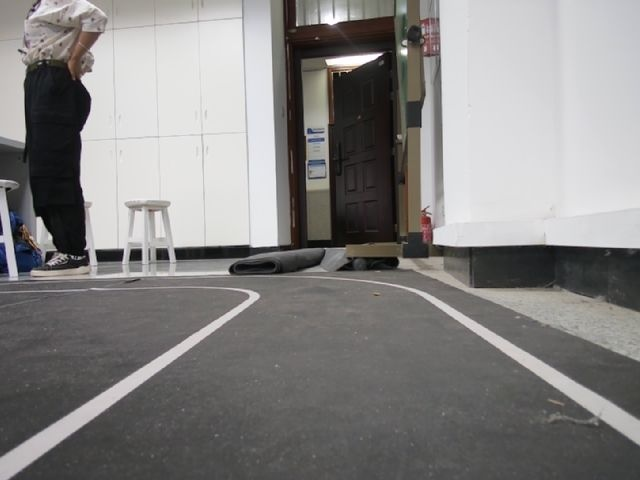
#> input picture calibration_image.jpg, 640 x 480 px
$ python test_atlas_inference.py -i calibration_image.jpg
#> lines starting #> are read from the running program, lines starting #| are printed output that depends on the picture; after the words box and inside, x2 and y2 are one past the last pixel; in counts of white or black regions, pixels touching at a corner belong together
#!/usr/bin/env python3
"""
单张图片推理测试脚本 (模拟Atlas NPU推理流程)

此脚本用于在开发环境中测试推理流程，无需真实的Atlas硬件。
模拟了atlas_single_image_inference.py的完整流程。
"""

import os
import sys
import cv2
import time
import numpy as np
import argparse
from pathlib import Path

# ---------------------------------------------------------------------------------
# --- 🚀🚀🚀 完美匹配的预处理 (与Atlas脚本完全一致) 🚀🚀🚀 ---
# ---------------------------------------------------------------------------------

def preprocess_matched_resolution(img_bgr, target_width=640, target_height=360, dtype=np.float16):
    """
    图片预处理，与atlas_single_image_inference.py完全一致
    """
    # 1. 调整尺寸到模型输入要求
    height, width = img_bgr.shape[:2]
    if width != target_width or height != target_height:
        print(f"📏 Resize: {width}×{height} → {target_width}×{target_height}")
        img_bgr = cv2.resize(img_bgr, (target_width, target_height), interpolation=cv2.INTER_LINEAR)
    else:
        print(f"🎯 完美匹配: {width}×{height} = {target_width}×{target_height}，无需resize!")

    # 2. 转换颜色通道 (BGR → RGB)
    img_rgb = cv2.cvtColor(img_bgr, cv2.COLOR_BGR2RGB)

    # 3. 转换数据类型 (uint8 → float16，保持[0-255]范围)
    img_typed = img_rgb.astype(dtype)

    # 4. 转换为CHW格式并添加batch维度 (H,W,C) → (1,C,H,W)
    img_transposed = np.transpose(img_typed, (2, 0, 1))
    return np.ascontiguousarray(img_transposed[np.newaxis, :, :, :])

# ---------------------------------------------------------------------------------
# --- 🚀🚀🚀 极简后处理 (与Atlas脚本完全一致) 🚀🚀🚀 ---
# ---------------------------------------------------------------------------------

def postprocess_matched_resolution(output_tensor, original_width, original_height):
    """
    后处理，与atlas_single_image_inference.py完全一致
    """
    # 1. Argmax获取分割掩码 (1, num_classes, H, W) → (H, W)
    pred_mask = np.argmax(output_tensor, axis=1).squeeze()

    # 2. 转换为可视化格式 (0/1 → 0/255)
    vis_mask = (pred_mask * 255).astype(np.uint8)

    # 3. 如果需要，resize回原始尺寸
    model_height, model_width = vis_mask.shape
    if original_width != model_width or original_height != model_height:
        print(f"📐 Resize back: {model_width}×{model_height} → {original_width}×{original_height}")
        vis_mask = cv2.resize(vis_mask, (original_width, original_height), interpolation=cv2.INTER_NEAREST)
    else:
        print(f"🎯 输出尺寸匹配: {model_width}×{model_height} = {original_width}×{original_height}")

    return vis_mask

# ---------------------------------------------------------------------------------
# --- 🎨 可视化生成 (与Atlas脚本完全一致) ---
# ---------------------------------------------------------------------------------

def create_visualization(original_img, mask, alpha=0.5):
    """创建车道线分割可视化图像"""
    # 创建绿色覆盖层
    green_overlay = np.zeros_like(original_img, dtype=np.uint8)
    green_overlay[mask > 0] = [0, 255, 0]  # BGR格式的绿色

    # 融合原图和覆盖层
    vis_img = cv2.addWeighted(original_img, 1.0, green_overlay, alpha, 0)

    return vis_img

# ---------------------------------------------------------------------------------
# --- 🤖 模拟Atlas NPU推理 ---
# ---------------------------------------------------------------------------------

class MockInferSession:
    """模拟Atlas InferSession，用于测试"""

    def __init__(self, device_id, model_path):
        self.device_id = device_id
        self.model_path = model_path
        print(f"🤖 模拟加载模型: {model_path} (设备: {device_id})")
        time.sleep(0.1)  # 模拟加载时间

    def infer(self, inputs):
        """模拟推理，生成随机的车道线分割结果"""
        input_tensor = inputs[0]
        batch, channels, height, width = input_tensor.shape

        # 模拟NPU推理时间
        time.sleep(0.001)  # 1ms模拟推理时间

        # 生成模拟的分割结果 (2个类别: 背景和车道线)
        # 创建一些简单的车道线模式
        output = np.zeros((batch, 2, height, width), dtype=np.float32)

        # 背景类别 (索引0)
        output[:, 0, :, :] = 0.8

        # 车道线类别 (索引1) - 创建两条垂直的车道线
        lane_width = 20
        left_lane_center = width // 3
        right_lane_center = 2 * width // 3

        # 左车道线
        output[:, 1, :, left_lane_center-lane_width//2:left_lane_center+lane_width//2] = 0.9
        # 右车道线
        output[:, 1, :, right_lane_center-lane_width//2:right_lane_center+lane_width//2] = 0.9

        # 背景区域对应降低
        output[:, 0, :, left_lane_center-lane_width//2:left_lane_center+lane_width//2] = 0.1
        output[:, 0, :, right_lane_center-lane_width//2:right_lane_center+lane_width//2] = 0.1

        return [output]

# ---------------------------------------------------------------------------------
# --- 📊 性能分析 (与Atlas脚本完全一致) ---
# ---------------------------------------------------------------------------------

def print_performance_analysis(times_dict, input_shape, model_path):
    """打印详细的性能分析报告"""
    total_time = sum(times_dict.values())

    print("\n" + "="*60)
    print("🤖 模拟Atlas NPU 单张图片推理性能分析")
    print("="*60)
    print(f"🧠 模型: {Path(model_path).name}")
    print(f"📏 输入尺寸: {input_shape[3]}×{input_shape[2]} (W×H)")
    print(f"🎯 数据类型: {str(input_shape).split('.')[-1].upper()}")
    print(f"⚠️  注意: 这是模拟推理，非真实Atlas性能")
    print("-"*60)

    for stage, time_ms in times_dict.items():
        percentage = (time_ms / total_time) * 100
        print(f"⏱️  {stage:12}: {time_ms:6.1f}ms ({percentage:5.1f}%)")

    print("-"*60)
    print(f"🏁 总耗时: {total_time:.1f}ms")
    print(f"⚡ 理论FPS: {1000/total_time:.1f}")
    print("="*60)

# ---------------------------------------------------------------------------------
# --- 📱 主推理函数 (与Atlas脚本流程完全一致) ---
# ---------------------------------------------------------------------------------

def test_inference_single_image(image_path, model_path="mock_model.om", device_id=0, save_visualization=True, save_mask=False):
    """
    测试单张图片推理流程（模拟Atlas）
    """
    # 验证输入文件
    if not os.path.exists(image_path):
        raise FileNotFoundError(f"输入图片不存在: {image_path}")

    print(f"🖼️  加载图片: {image_path}")

    # 1. 加载图片
    load_start = time.time()
    img_bgr = cv2.imread(image_path)
    if img_bgr is None:
        raise ValueError(f"无法读取图片: {image_path}")

    original_height, original_width = img_bgr.shape[:2]
    load_time = (time.time() - load_start) * 1000

    print(f"📏 原始尺寸: {original_width}×{original_height}")

    # 2. 加载模型 (模拟)
    print(f"🧠 模拟加载模型: {model_path}")
    model_start = time.time()
    model = MockInferSession(device_id, model_path)
    model_load_time = (time.time() - model_start) * 1000
    print(f"✅ 模型加载完成 ({model_load_time:.1f}ms)")

    # 3. 预处理
    print("🔄 开始预处理...")
    preprocess_start = time.time()
    input_data = preprocess_matched_resolution(img_bgr, dtype=np.float16)
    preprocess_time = (time.time() - preprocess_start) * 1000

    print(f"📊 输入张量形状: {input_data.shape}")
    print(f"📊 数据类型: {input_data.dtype}")

    # 4. NPU推理 (模拟)
    print("🤖 开始模拟NPU推理...")
    inference_start = time.time()
    outputs = model.infer([input_data])
    inference_time = (time.time() - inference_start) * 1000

    print(f"📊 输出张量形状: {outputs[0].shape}")

    # 5. 后处理
    print("🔄 开始后处理...")
    postprocess_start = time.time()
    lane_mask = postprocess_matched_resolution(outputs[0], original_width, original_height)
    postprocess_time = (time.time() - postprocess_start) * 1000

    # 6. 保存结果
    save_start = time.time()
    results = {}

    if save_mask:
        mask_path = image_path.replace('.', '_test_mask.')
        cv2.imwrite(mask_path, lane_mask)
        results['mask_path'] = mask_path
        print(f"💾 分割掩码已保存: {mask_path}")

    if save_visualization:
        vis_img = create_visualization(img_bgr, lane_mask)
        vis_path = image_path.replace('.', '_test_result.')
        cv2.imwrite(vis_path, vis_img)
        results['visualization_path'] = vis_path
        print(f"💾 可视化结果已保存: {vis_path}")

    save_time = (time.time() - save_start) * 1000

    # 7. 性能分析
    times_dict = {
        "图片加载": load_time,
        "模型加载": model_load_time,
        "CPU预处理": preprocess_time,
        "模拟推理": inference_time,
        "CPU后处理": postprocess_time,
        "结果保存": save_time
    }

    print_performance_analysis(times_dict, input_data.shape, model_path)

    # 8. 统计车道线像素
    lane_pixels = np.sum(lane_mask > 0)
    total_pixels = lane_mask.shape[0] * lane_mask.shape[1]
    lane_ratio = (lane_pixels / total_pixels) * 100

    print(f"\n📈 检测结果统计:")
    print(f"🛣️  车道线像素: {lane_pixels:,} / {total_pixels:,} ({lane_ratio:.2f}%)")

    results.update({
        'lane_pixels': lane_pixels,
        'total_pixels': total_pixels,
        'lane_ratio': lane_ratio,
        'performance': times_dict
    })

    return results

# ---------------------------------------------------------------------------------
# --- 📱 命令行接口 ---
# ---------------------------------------------------------------------------------

def main():
    parser = argparse.ArgumentParser(description="测试Atlas NPU单张图片推理流程 (模拟)")
    parser.add_argument("--input", "-i", required=True, help="输入图片路径")
    parser.add_argument("--output", "-o", help="输出可视化图片路径（可选）")
    parser.add_argument("--save_mask", help="保存分割掩码路径（可选）")
    parser.add_argument("--model", "-m",
                       default="mock_fast_scnn_model.om",
                       help="模拟模型路径")
    parser.add_argument("--device", "-d", type=int, default=0, help="模拟NPU设备ID")
    parser.add_argument("--no_vis", action="store_true", help="不保存可视化结果，仅推理")

    args = parser.parse_args()

    try:
        print("🤖 模拟Atlas NPU 单张图片车道线分割推理测试")
        print("=" * 50)
        print("⚠️  注意: 这是测试脚本，使用模拟推理结果")
        print("📝 用于验证预处理/后处理流程与真实Atlas脚本的一致性")
        print("=" * 50)

        # 自动确定输出路径
        save_visualization = not args.no_vis
        save_mask = bool(args.save_mask)

        if args.output and save_visualization:
            # 如果指定了输出路径，重命名原图以使用指定路径
            import shutil
            target_input = args.output.replace('_test_result.', '.')
            if target_input != args.input:
                shutil.copy2(args.input, target_input)
                args.input = target_input

        # 执行测试推理
        results = test_inference_single_image(
            image_path=args.input,
            model_path=args.model,
            device_id=args.device,
            save_visualization=save_visualization,
            save_mask=save_mask
        )
#> in test_inference_single_image, img_bgr is the input picture: shape (480, 640, 3); mean B, G, R 130.4, 131.4, 133
#| 📏 原始尺寸: 640×480
#| 📏 Resize: 640×480 → 640×360
#> in preprocess_matched_resolution, `img_bgr = cv2.resize(img_bgr, (target_width, target_height), interpola..`:
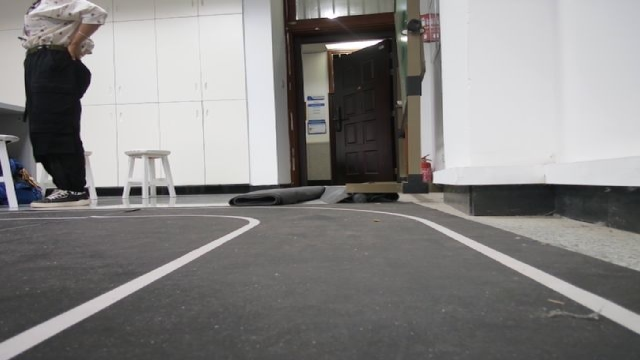
#> img_bgr: shape (360, 640, 3); mean of channels 0, 1, 2 130.4, 131.5, 133.1; drawn as B, G, R
#| 📊 输入张量形状: (1, 3, 360, 640)
#| 📊 数据类型: float16
#> in test_inference_single_image, `outputs = model.infer([input_data])`: outputs = 1 item
#| 📊 输出张量形状: (1, 2, 360, 640)
#> in postprocess_matched_resolution, `pred_mask = np.argmax(output_tensor, axis=1).squeeze()`:
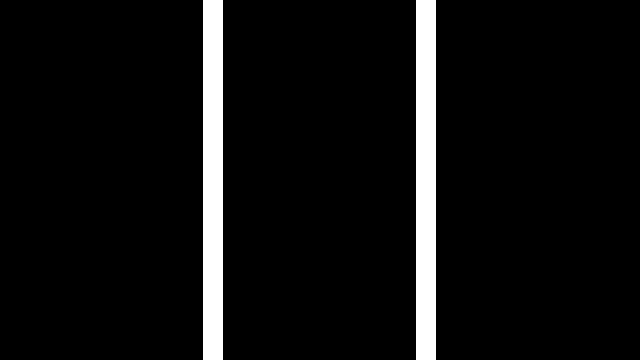
#> pred_mask: shape (360, 640) int64; values 0 (black) and 1 (white), 6.2% white; 2 white regions, box (x1, y1, x2, y2) and area: (203, 0, 223, 360) 7200, (416, 0, 436, 360) 7200
#| 📐 Resize back: 640×360 → 640×480
#> in postprocess_matched_resolution, `vis_mask = cv2.resize(vis_mask, (original_width, original_height), int..`:
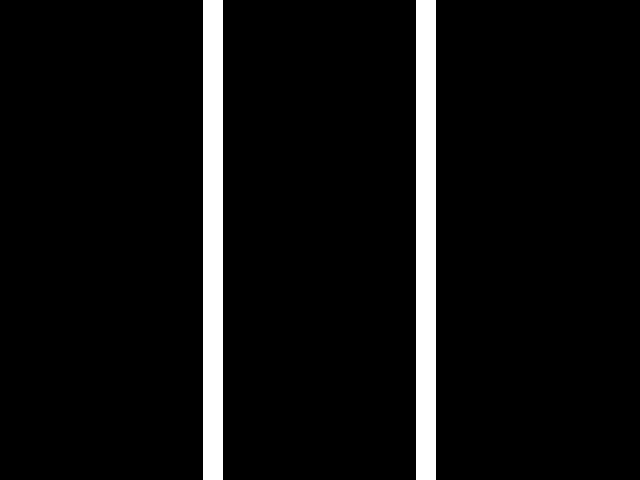
#> vis_mask: shape (480, 640); 6.2% white; 2 white regions, box (x1, y1, x2, y2) and area: (203, 0, 223, 480) 9600, (416, 0, 436, 480) 9600
#> in create_visualization, `vis_img = cv2.addWeighted(original_img, 1.0, green_overlay, alpha, 0)`:
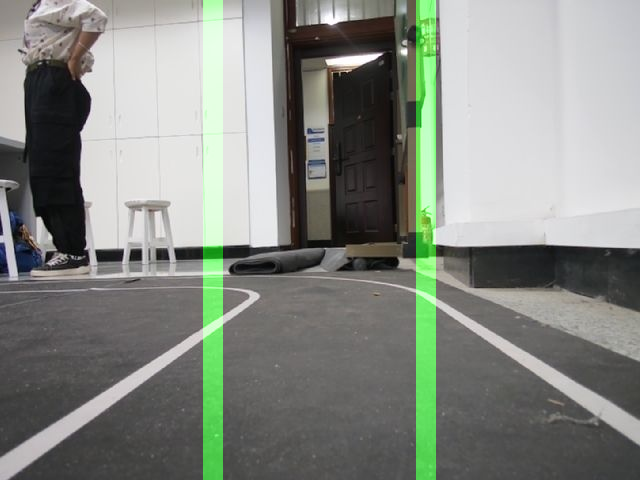
#> vis_img: shape (480, 640, 3); mean B, G, R 130.4, 137.3, 133
#> in test_inference_single_image, `lane_pixels = np.sum(lane_mask > 0)`: lane_pixels = 19200
#> in test_inference_single_image, `lane_ratio = (lane_pixels / total_pixels) * 100`: lane_ratio = 6.25
#| 🛣️  车道线像素: 19,200 / 307,200 (6.25%)
#> results = 5 items

        # 如果指定了掩码保存路径，重命名
        if args.save_mask and 'mask_path' in results:
            import shutil
            shutil.move(results['mask_path'], args.save_mask)
            results['mask_path'] = args.save_mask
            print(f"💾 分割掩码已保存到指定路径: {args.save_mask}")

        # 如果指定了输出路径，重命名可视化结果
        if args.output and 'visualization_path' in results:
            import shutil
            shutil.move(results['visualization_path'], args.output)
            results['visualization_path'] = args.output
            print(f"💾 可视化结果已保存到指定路径: {args.output}")

        print("\n✅ 测试推理完成！")
        print("🔧 现在可以将相同的流程部署到真实的Atlas环境中")

        if 'visualization_path' in results:
            print(f"🎨 可视化结果: {results['visualization_path']}")
#| 🎨 可视化结果: calibration_image_test_result.jpg
        if 'mask_path' in results:
            print(f"🎭 分割掩码: {results['mask_path']}")

    except Exception as e:
        print(f"❌ 测试失败: {e}")
        sys.exit(1)

if __name__ == "__main__":
    main()
